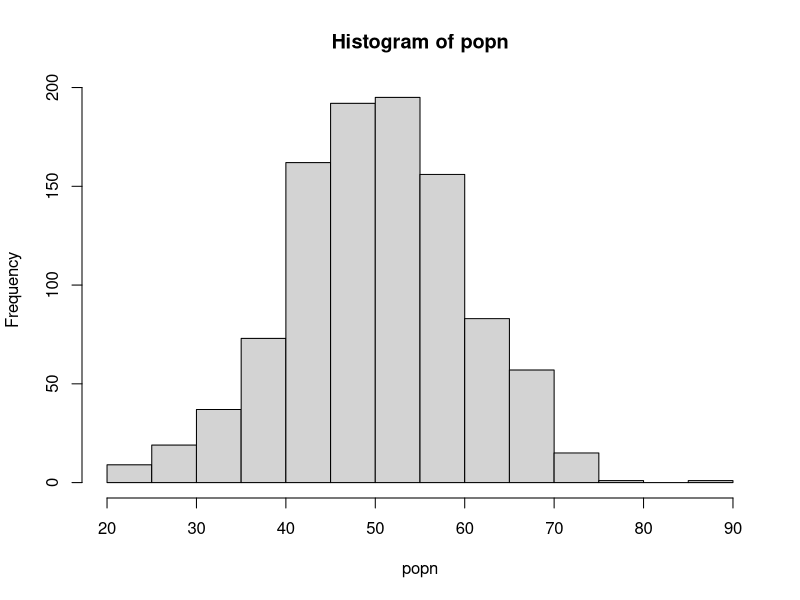

Reproduce this figure in R.

# Generate 1k random numbers with Mean=50 and SD=10
popn = rnorm(1000, 50, 10) 

# plot the histogram
hist(popn)

# Take a small sample (n) from popn1
n = 50
sample1 = sample(popn,n)

# calculate the SD of the sample1
sd(sample1)

#calculate the mean of sample1
mean(sample1)

# calcuate the Standard Error of the mean
SEM = sd(sample1)/sqrt(n)
print(paste("Std Error of the Mean:",SEM))

#try to change the value of n to 100 - what do you observe about SEM?

#############################################################
### this is the student example from earlier

students= c(21, 23, 24, 19, 25, 35, 29, 31, 34, 26, 23, 25, 29, 27, 28, 23, 33, 31, 21, 20)
mean(students)
# from the notes ...
s4 = c(21, 26, 28, 20)
s8 = c(23, 25, 29, 26, 25, 28, 33, 20 )
mean(s4)
sd(s4)/sqrt(4)
mean(s8)
sd(s8)/sqrt(8)

# suppose we want to draw the 4 and 8 randomly ...
# random sample of size=4
s4 = sample(students,4)
print(s4)
print(paste(mean(s4),'=',sd(s4)/sqrt(4)))

# random sample of size=8
s8 = sample(students,8)
print(s8)
print(paste(mean(s8),'=',sd(s8)/sqrt(8)))

# random sample of various sizes
for(i in c(4,8,12,16,20,40,100)){
  sample_i = sample(students,i,replace=T)
  v=round(sd(sample_i)/sqrt(i),3)
  print(paste(mean(sample_i), ':', v))
}

# try changing the last n from 100 to 10000!!!
# what do you observe?

##### Lets try another example using the popn from above
for(n in c(5,10,15,20,25,30, 60)) {
  # take a sample n from popn
  rand = sample(popn,n)
  # caculate the SEM
  se = sd(rand)/sqrt(n) 
  print(paste(n,se))
}

#############################################################
# We can also generate random numbers using Sample
# generate a sample of n=40 with values between 1:100
sample2 = sample(1:100, 40)

SEM2 = sd(sample2)/sqrt(length(sample2))

#############################################################
# sampling of non-numeric values
# Create a vector called myname
myname = c('C','H','A','R','L','E','S','P','A','N','G')

# Randomly select letters from the myname vector
sample(myname,5)

#############################################################
# What if we want to draw a small sample from a dataframe
# this can be useful if your df has 500k rows and you 
# just want a small sample to test out an algorithm

# first create a dataframe 100k x 50 to simulate your dataset
df = data.frame(matrix(rnorm(20), nrow=100000, ncol=50))
dim(df)

# take a small sample of 5k rows x 50 cols
sample= df[sample(nrow(df), 5000), ]
dim(sample)

# another example using mtcars dataset
attach(mtcars)

# take a sample of 5 rows
sample= mtcars[sample(nrow(mtcars), 5), ]
dim(sample)

#############################################################
# using the dplyr - not as clumsy as the df above
# since dplyr input is a dataframe
# you may have to install the dplyr library

library(dplyr)
#sample 5 rows
sample_n(mtcars, 5)
#sample 20%
sample_frac(mtcars,0.2)



